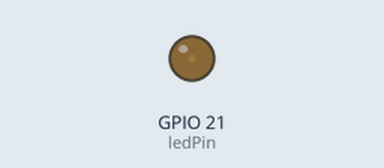
The sketch below on a simulated ESP32. On the bench: output pins drawn as LEDs (lit = HIGH).

Above: at 0.05 s.
At 1.25 s:
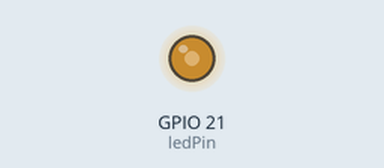
At 2.2 s:
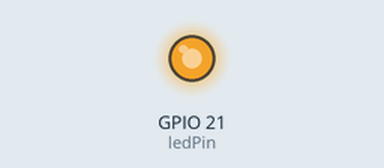
At 4.4 s:
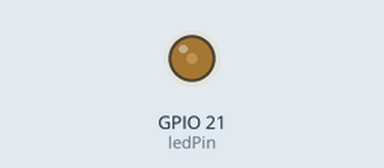
Timing chart, 0 to 7.1 s (numbered marks = the images above):
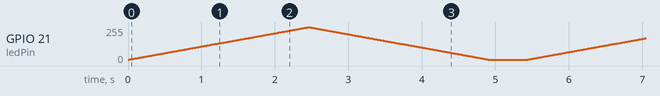

The sketch:

pwm.ino
```cpp
// 通過 PWM 方法實現呼吸燈

const int ledPin = 21;

void setup() {
  ledcSetup(0, 1000, 8);  // 指定channel 0的頻率為1000Hz, resolution為8 (0-255)
  ledcAttachPin(ledPin, 0);  // 指定ledPin使用channel 0
}

void loop() {
  for (int a = 10; a <= 255; a++) {
    ledcWrite(0, a);  // 設定channel 0的佔空比
    delay(10);        // 當前亮度級別維持的時間，單位毫秒
  }
  for (int a = 255; a >= 10; a--) {
    ledcWrite(0, a);
    delay(10);  // 當前亮度的維持的時間，單位毫秒
  }
  delay(500);  // 完成一個迴圈后等待的時間，單位毫秒
}
```
